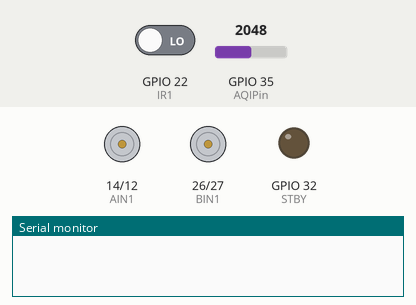
This sketch was run on a simulated ESP32. Shown: motor-driver pin pairs drawn as motors (green arrow = first pin HIGH = forward, orange = second pin HIGH = backward, longer = more drive, scaled by the enable pin, stopped while the standby pin is LOW), output pins drawn as LEDs (lit = HIGH), the last lines printed to the serial monitor. The test bench sets the inputs (shaded band); at power-on: GPIO 22 (IR1) LOW, GPIO 35 (AQIPin) = 2048. WiFi joins after 1.5 s; servers stay silent unless stated; random numbers use the default seed unless the sketch sets one.

Above: at 0.1 s.
At 2.7 s:
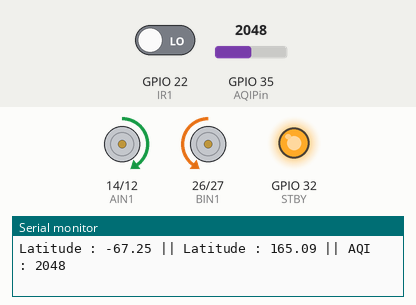
2.8 s: GPIO 22 (IR1) driven HIGH
At 4.0 s:
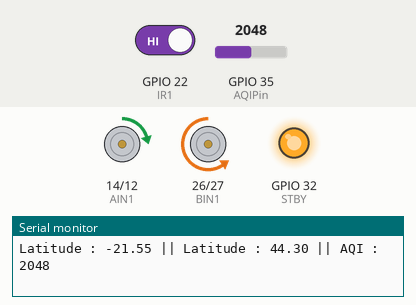
Timing chart, 0 to 5.8 s (numbered marks = the images above; inputs shaded):
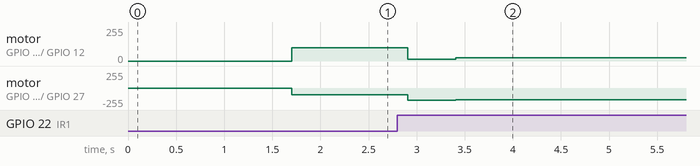

The sketch:

CarESP_sensor_PID.ino
```cpp
#include <TinyGPS++.h>
#include <HardwareSerial.h>
#include <SPI.h>
#include <MFRC522.h>
#include <WiFi.h>
#include <HTTPClient.h>

const char* ssid = "********";
const char* password = "********";
const char* serverIP = "SERVER_IP_ADD";
WiFiClient client;

TinyGPSPlus gps;
HardwareSerial gpsSerial(2);

float latitude, longitude;

int SS_PIN = 20;
int RST_PIN = 21;
int card_detected;
MFRC522 rfid(SS_PIN, RST_PIN);

#define AQIPin 35
int AQIValue = 0;

struct SensorValues {
  float latitude;
  float longitude;
  int AQIValue;
};
SensorValues sensor;

#define PWMA 25
#define AIN1 14
#define AIN2 12

#define PWMB 33
#define BIN1 26
#define BIN2 27

#define STBY 32

#define IR1 22
#define IR2 23

float Kp = 75;
float Ki = 0;
float Kd = 10;

int error = 0, previous_error = 0;
float integral = 0;

int base_speed = 100;

bool followBlack = true;
unsigned long lastSwitchTime = 0;

void setup() {
  Serial.begin(115200);
  SPI.begin(18, 19, 23, SS_PIN);

  WiFi.begin(ssid, password);
  while (WiFi.status() != WL_CONNECTED) delay(500);

  pinMode(PWMA, OUTPUT);
  pinMode(AIN1, OUTPUT);
  pinMode(AIN2, OUTPUT);

  pinMode(PWMB, OUTPUT);
  pinMode(BIN1, OUTPUT);
  pinMode(BIN2, OUTPUT);

  pinMode(STBY, OUTPUT);
  digitalWrite(STBY, HIGH);

  pinMode(IR1, INPUT);
  pinMode(IR2, INPUT);
}

void loop() {

  if (!client.connected()){
    client.connect(serverIP, 80);
  }

  sensor.latitude = random(-900000, 900000) / 10000.0;
  sensor.longitude = random(-1800000, 1800000) / 10000.0;
  //gps values taken random as it doesn't work under closed rooms

  sensor.AQIValue = analogRead(AQIPin);

  if (client.connected()){
    client.write((uint8_t*)&sensor, sizeof(sensor));
  }

  Serial.print("Latitude : ");
  Serial.print(sensor.latitude);
  Serial.print(" || Latitude : ");
  Serial.print(sensor.longitude);
  Serial.print(" || AQI : ");
  Serial.println(sensor.AQIValue);

  int left = digitalRead(IR1);
  int right = digitalRead(IR2);

  if (left == right && millis() - lastSwitchTime > 800) {
    followBlack = !followBlack;
    lastSwitchTime = millis();
  }

  if (followBlack) {
    if (left == 1 && right == 1) error = 0;
    else if (left == 1 && right == 0) error = -1;
    else if (left == 0 && right == 1) error = 1;
    else error = 0;
  } else {
    if (left == 0 && right == 0) error = 0;
    else if (left == 0 && right == 1) error = -1;
    else if (left == 1 && right == 0) error = 1;
    else error = 0;
  }

  integral += error;
  int derivative = error - previous_error;
  int correction = Kp * error + Ki * integral + Kd * derivative;

  int leftSpeed = base_speed + correction;
  int rightSpeed = base_speed - correction;

  leftSpeed = constrain(leftSpeed, 0, 255);
  rightSpeed = constrain(rightSpeed, 0, 255);

  digitalWrite(AIN1, HIGH);
  digitalWrite(AIN2, LOW);
  analogWrite(PWMA, leftSpeed);

  digitalWrite(BIN1, LOW);
  digitalWrite(BIN2, HIGH);
  analogWrite(PWMB, rightSpeed);

  previous_error = error;

  getCommand();
  delay(100);
}

void getCommand() {
  if (WiFi.status() == WL_CONNECTED) {
    HTTPClient http;
    http.begin("http://SERVER_IP_ADD:5000/get_command");

    int code = http.GET();

    if (code == 200) {
      String payload = http.getString();

      if (payload.indexOf("STOP") != -1) {
        digitalWrite(STBY, LOW);
      }
      else if (payload.indexOf("MOVE") != -1) {
        digitalWrite(STBY, HIGH);
      }
    }

    http.end();
  }
}
```

Measured:
- after the input at 2.8 s, motor on GPIO 14 (AIN1) / GPIO 12 (AIN2): forward 100/255 → forward 15/255 after 0.11 s, → forward 25/255 0.50 s later; motor on GPIO 26 (BIN1) / GPIO 27 (BIN2): backward 100/255 → backward 185/255 after 0.11 s, → backward 175/255 0.50 s later
